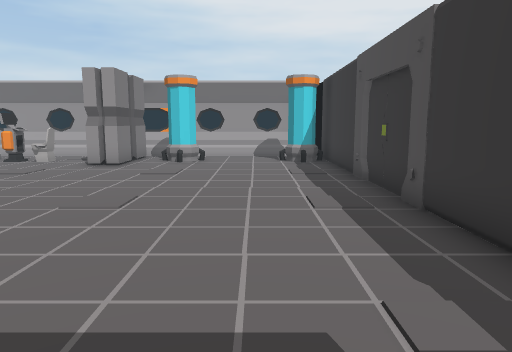
[1] (above)

12 first-person views from a walk through a Unity game level. The camera is 1.3 m above the floor, tilts 8° down and sees 70° across. The floor is counted in squares, 1 m on a side. Each view is taken from the middle of a square. On the plan, view 1 faces up. The plan holds only what a view shows up to about 15 squares ahead; the rest is blank. Some animated figures are not drawn.

[2]
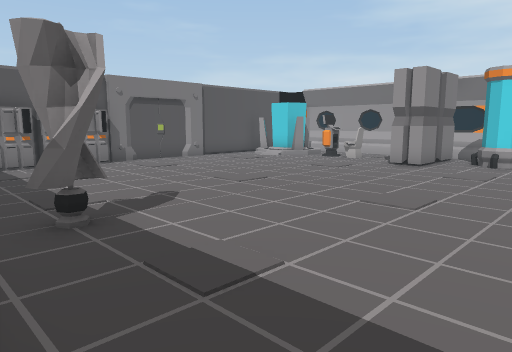

[3]
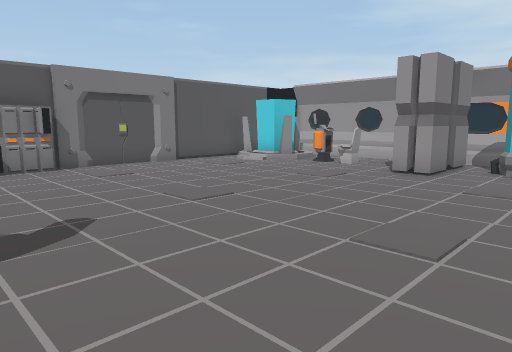

[4]
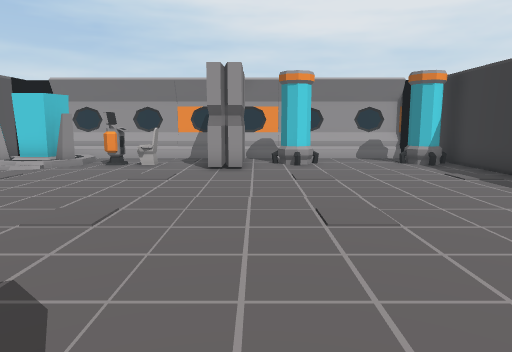

[5]
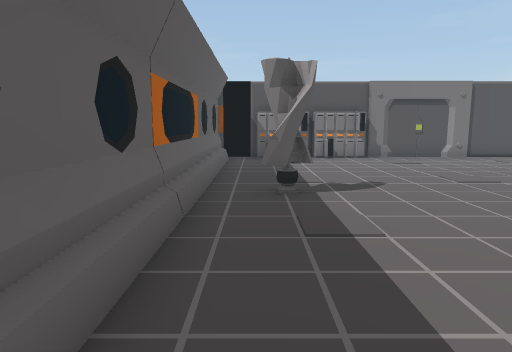

[6]
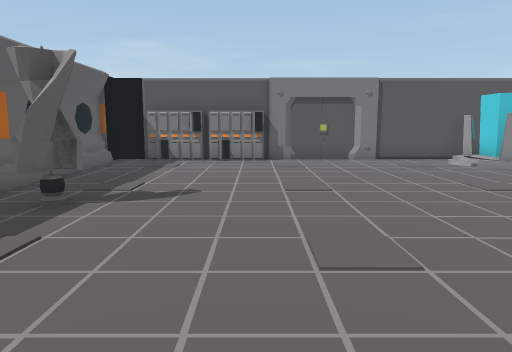

[7]
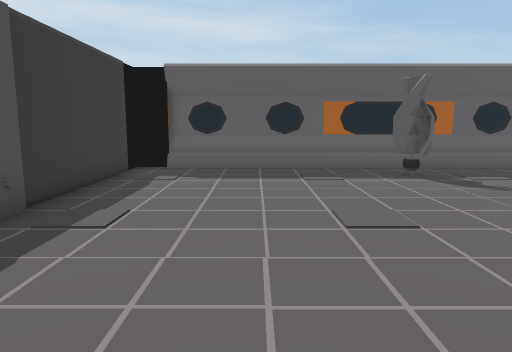

[8]
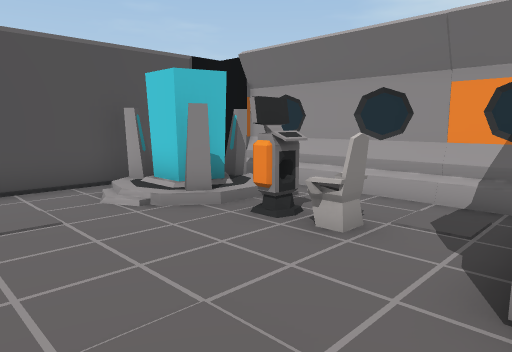

[9]
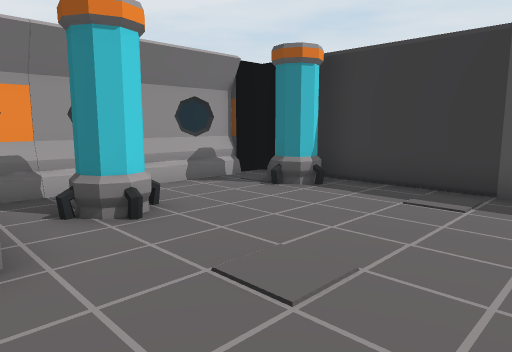

[10]
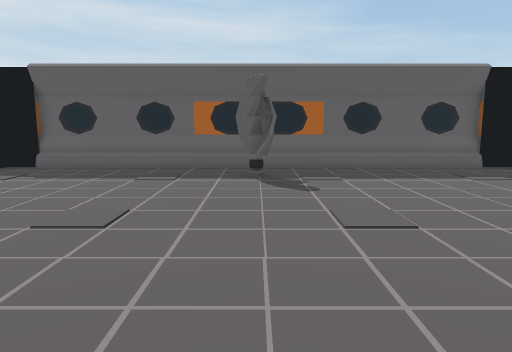

[11]
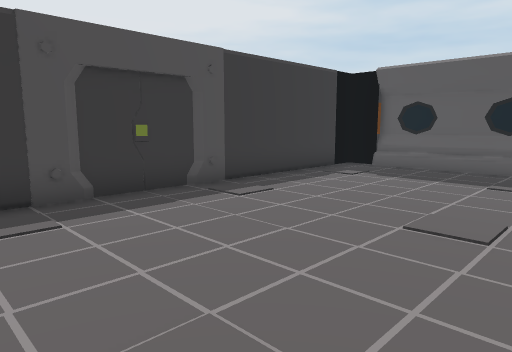

[12]
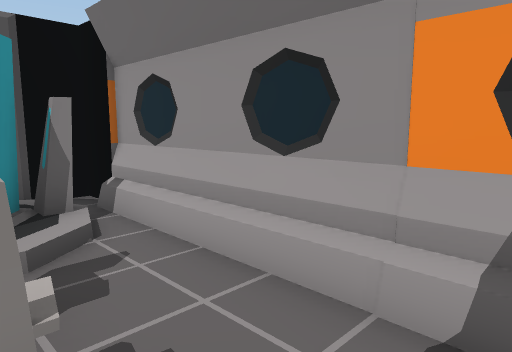

### Floor plan
Key: @ floor where view 1 was taken; # wall or solid block; . floor; / step, stairs or slope; C chair; G gate; L locker; O other object.
Columns run from 13 left of view 1 to 3 right of it. Each row starts with its distance up from view 1.
 16 ###########
 15 ##O....#O########
 14 #OO/....O.O....O#
 13 #OOOOCC.O.OO..OO#
 12 #//.....O.......#
 11 #...............#
 10 #...............#
  9 G...............G
  8 G...............G
  7 G...............G
  6 #...............#
  5 #L..............#
  4 LL..............#
  3 #L..............#
  2 LL......O.......#
  1 #L......O.......#
  0 ##///////////@/##
 -1  ###############

Where each view was taken, in squares from view 1:
view 1: 0 up, 0 right, facing up
view 2: 0 up, 0 right, facing up-left
view 3: 2 up, 1 left, facing up-left
view 4: 1 up, 4 left, facing up
view 5: 1 up, 2 right, facing left
view 6: 5 up, 1 right, facing left
view 7: 11 up, 1 left, facing down
view 8: 9 up, 5 left, facing up-left
view 9: 8 up, 5 left, facing up-right
view 10: 11 up, 5 left, facing down
view 11: 11 up, 4 left, facing down-right
view 12: 13 up, 6 left, facing up-left
